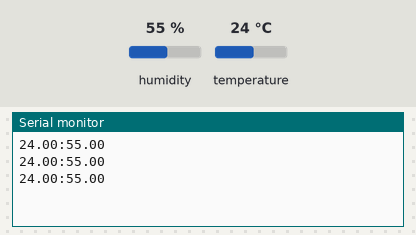
Bench run of a sketch on a simulated Arduino Uno, built with avr-gcc and run on an emulated ATmega328P. Shown: the last lines printed to the serial monitor. The inputs (shaded band) are chosen by the test bench; at power-on: humidity 55 %, temperature 24 °C.

Above: at 2.8 s.
2.9 s: humidity set to 22 %
At 5.5 s:
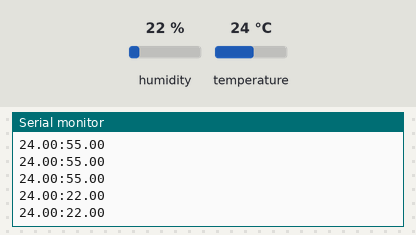
5.6 s: temperature set to 12 °C
At 6.5 s:
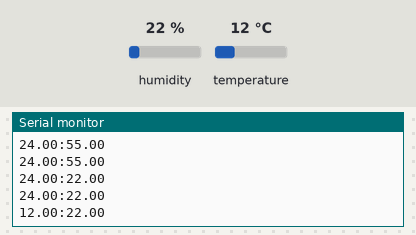
8.3 s: humidity set to 40 %
At 9.7 s:
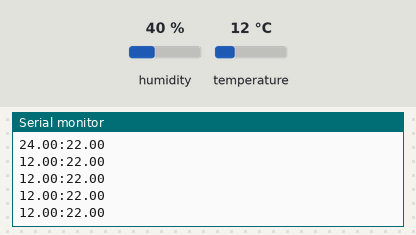
Timing chart, 0 to 11.3 s (numbered marks = the images above; inputs shaded):
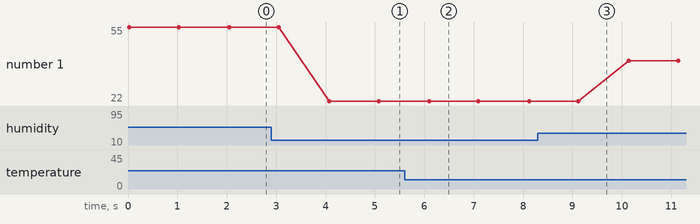

The sketch:

SensorDHT.ino
```cpp
#include <DHT.h>
#define dht_pin 5
#define dht_type DHT11

DHT my_dht(dht_pin, dht_type);

void setup()
{
  Serial.begin(9600);
  my_dht.begin();
}

void loop()
{
  String info = String(my_dht.readTemperature()) + ":" + String(my_dht.readHumidity());
  Serial.println(info);
  delay(1000);
}
```

Measured:
- after the input at 2.9 s, the serial monitor: prints a new line after 1.2 s (image 1)
- after the input at 5.6 s, the serial monitor: prints a new line after 0.50 s (image 2)
- plotted number 1: 55 → 22 after the input at 2.9 s, 22 → 40 after the input at 8.3 s
